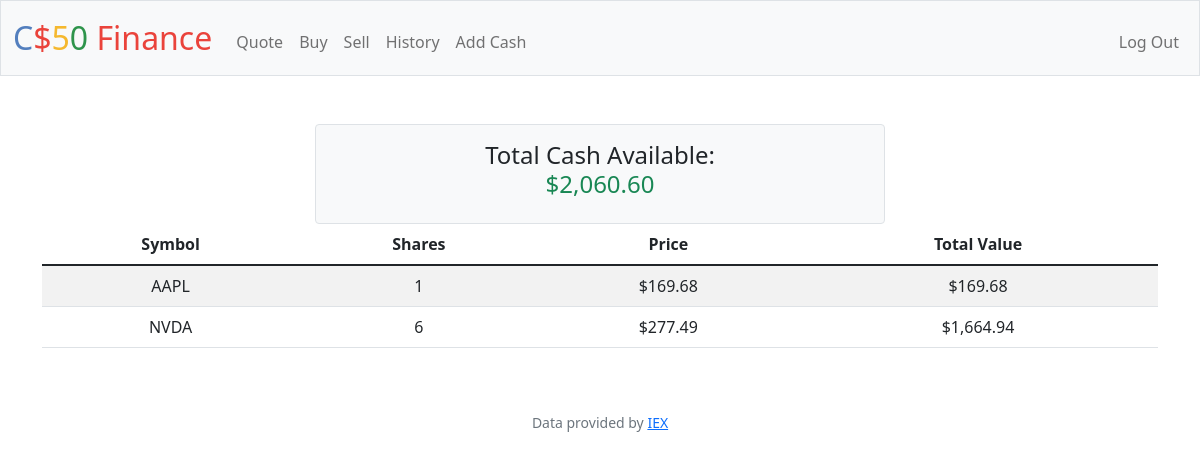
/ (signed in), run on the app's committed database.
### tables this page shows
CREATE TABLE users (id INTEGER PRIMARY KEY AUTOINCREMENT NOT NULL, username TEXT NOT NULL, hash TEXT NOT NULL, cash NUMERIC NOT NULL DEFAULT 10000.00);

CREATE TABLE 'transactions' ('id' INTEGER PRIMARY KEY AUTOINCREMENT NOT NULL, 'user_id' INTEGER, 'symbol' TEXT, 'shares' INTEGER, 'price' REAL, 'date' DATETIME);

### app.py (the view)
@app.route("/")
@login_required
def index():
    user_id = session["user_id"]
    transactions_db = db.execute("SELECT symbol, SUM(shares) AS shares, price FROM transactions WHERE user_id = ? GROUP BY symbol", user_id)
    cash_db = db.execute("SELECT cash FROM users WHERE id = ?", user_id)
    cash = cash_db[0]["cash"]
    return render_template("index.html", database = transactions_db, cash = cash)

### app.py (called while the page is built)
@app.after_request
def after_request(response):
    response.headers["Cache-Control"] = "no-cache, no-store, must-revalidate"
    response.headers["Expires"] = 0
    response.headers["Pragma"] = "no-cache"
    return response

### helpers.py (called while the page is built)
def login_required(f):
    @wraps(f)
    def decorated_function(*args, **kwargs):
        if session.get("user_id") is None:
            return redirect("/login")
        return f(*args, **kwargs)
    return decorated_function

def usd(value):
    return f"${value:,.2f}"

### templates/index.html (shortened to what this page needs)
{% extends "layout.html" %}
{% block main %}
    <div class="container">
        <div class="row justify-content-center cash-box">
            <div class="col-6 border rounded p-3 bg-light text-center">
                <h4 class="mb-0">Total Cash Available:</h4>
                <h4 class="text-success">{{ cash | usd }}</h4>
            </div>
        </div>
        <div class="row">
            <div class="col-12">
                <div class="table-responsive">
                    <table class="table table-striped table-hover">
                        <thead class="thead-dark">
                            <tr>
                                <th>Symbol</th>
                                <th>Shares</th>
                                <th>Price</th>
                                <th>Total Value</th>
                            </tr>
                        </thead>
                        <tbody>
                            {% for row in database %}
                                {% if row["shares"] > 0 %}
                                <tr>
                                    <td>{{ row["symbol"] }}</td>
                                    <td>{{ row["shares"] }}</td>
                                    <td>{{ row["price"] | usd }}</td>
                                    <td>{{ (row["shares"] * row["price"]) | usd }}</td>
                                </tr>
                                {% endif %}
                            {% endfor %}
                        </tbody>
                    </table>
                </div>
            </div>
        </div>
    </div>
{% endblock %}

### data on the page
users: cash "$2,060.60"
transactions: symbol "AAPL", shares "1", price "$169.68", (row['shares']*row['price'])|usd "$169.68"

### other printed values
{{ row["symbol"] }} "NVDA"
{{ row["shares"] }} "6"
{{ row["price"] | usd }} "$277.49"
{{ (row["shares"] * row["price"]) | usd }} "$1,664.94"
